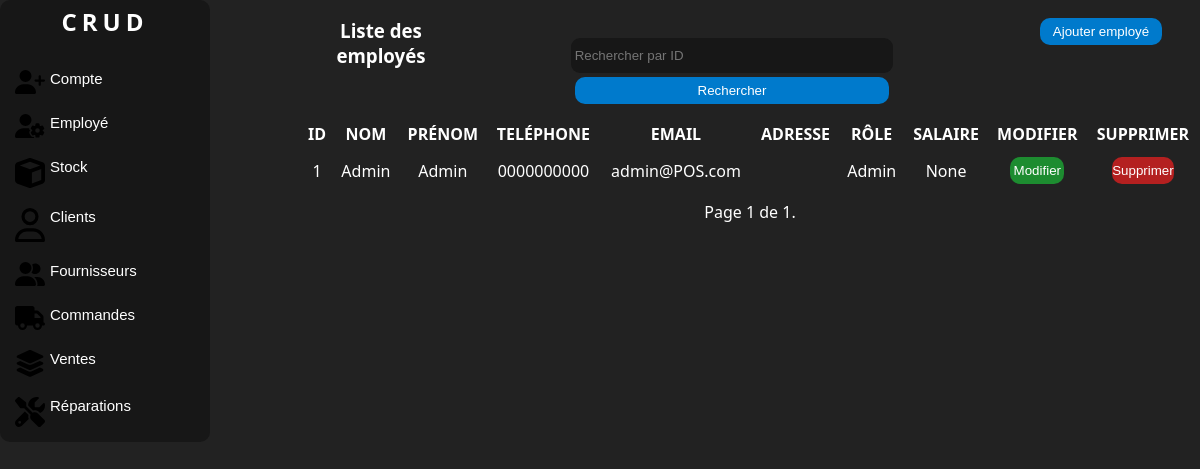
The page /employes/ (signed in) on the database as committed earlier.
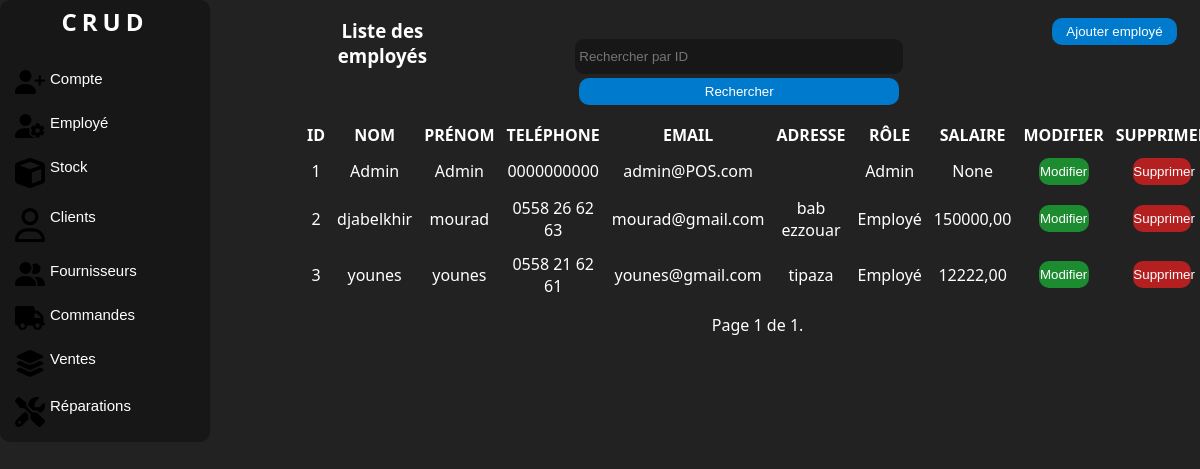
The same page on the database as committed later.
### manager/models.py (models this page shows, shortened)
class Employee(models.Model):
    first_name = models.CharField(max_length=100, db_column='Prénom')
    last_name = models.CharField(max_length=100, db_column='Nom')
    phone = PhoneNumberField(unique=True, region='DZ', db_column='Téléphone')
    email = models.EmailField(unique=True, db_column='Email')
    address = models.TextField(db_column='Adresse')
    ROLES_CHOICES = [
        ('Admin', _('Admin')),
        ('Employé', _('Employé')),
    ]
    role = models.CharField(_('Role'), max_length=100, choices=ROLES_CHOICES, default='Employé', db_column='Rôle')
    salary = models.DecimalField(max_digits=10, decimal_places=2, null=True, blank=True, db_column='Salaire')
    class Meta:
        db_table = 'Employé'
        verbose_name = _('Employee')
        verbose_name_plural = _('Employees')

### manager/views.py (the view, shortened to what this page needs)
# urls.py: path('employes/', views.EmployeeListView.as_view(), name='employee-list'),
class EmployeeListView(LoginRequiredMixin, UserPassesTestMixin, ListView):
    model = Employee
    template_name = 'listeemploye.html'
    context_object_name = 'employees'
    paginate_by = 10
    form_class = FilterForm
    def get_queryset(self):
        queryset = super().get_queryset()
        query = self.request.GET.get('query')
        if query:
            queryset = queryset.filter(id=query)
        return queryset
    def get_context_data(self, **kwargs):
        context = super().get_context_data(**kwargs)
        context['form'] = FilterForm(self.request.GET)
        return context
    def test_func(self):
        return self.request.user.groups.filter(name='Admin').exists()

### manager/forms.py
class FilterForm(forms.Form):
    query = forms.IntegerField(label='', required=False,
                               widget=forms.TextInput(attrs={'placeholder': 'Rechercher par ID'}))

### manager/templatetags/auth_extras.py (called while the page is built)
@register.filter(name='has_group')
def has_group(user, group_name):
    group = Group.objects.get(name=group_name)
    return True if group in user.groups.all() else False

### manager/templates/listeemploye.html (shortened to what this page needs)
{% load static %}
{% load auth_extras %}
<!DOCTYPE html>
<html lang="en">
<head>
    <link rel="stylesheet" href="{% static 'css/style.css' %}">
    <link rel="stylesheet" href="{% static 'css/accueil.css' %}">
</head>
<body>
<div class="corp">
    <div class="nav">
        <div class="logo">
            <a href="{% url 'home' %}" class="link"><h2>CRUD</h2></a>
        </div>
        <br>
        {% if request.user|has_group:"Admin" %}
        <button class="value">
            <a class="link" href="{% url 'account-list' %}"> Compte </a>
        </button>
        <button class="value">
            <a class="link" href="{% url 'employee-list' %}">Employé </a>
        </button>
        {% endif %}
        <button class="value">
            <a class="link" href="{% url 'products-list' %}"> Stock </a>
        </button>
        <button class="value">
            <a class="link" href="{% url 'client-list' %}"> Clients </a>
        </button>
        <button class="value">
            <a class="link" href="{% url 'supplier-list' %}"> Fournisseurs </a>
        </button>
        <button class="value">
            <a class="link" href="{% url 'purchase-order-list' %}">Commandes </a>
        </button>
        <button class="value">
            <a class="link" href="{% url 'sale-list' %}">Ventes </a>
        </button>
        <button class="value">
            <a class="link" href="{% url 'repair-list' %}"> Réparations </a>
        </button>
    </div>
    <div class="liste">
        <div class="c1">
            <div class="colone1"><h3>Liste des employés</h3></div>
            <div class="colone1">
                <form method="GET" action="">
                    {{ form }}
                    <button class="button" type="submit">Rechercher</button>
                </form>
            </div>
            <div class="colone1">
                <button class="button"><a href="{% url 'add-employee' %}" class="link">Ajouter employé</a></button>
            </div>
        </div>
        <div class="c2">
            {% if employees %}
            <table>
                <thead>
                <tr>
                    <th>Id</th>
                    <th>Nom</th>
                    <th>Prénom</th>
                    <th>Teléphone</th>
                    <th>Email</th>
                    <th>Adresse</th>
                    <th>Rôle</th>
                    <th>Salaire</th>
                    <th>Modifier</th>
                    <th>Supprimer</th>
                </tr>
                </thead>
                <tbody id="tbody">
                {% for employee in employees %}
                <tr>
                    <td>{{ employee.id }}</td>
                    <td>{{ employee.last_name }}</td>
                    <td>{{ employee.first_name }}</td>
                    <td>{{ employee.phone }}</td>
                    <td>{{ employee.email }}</td>
                    <td>{{ employee.address }}</td>
                    <td>{{ employee.role }}</td>
                    <td>{{ employee.salary }}</td>
                    <td>
                        <button class="button" id="modifier"
                                onclick="location.href='{% url 'update-employee' employee.id %}';">Modifier
                        </button>
                    </td>
                    <td>
                        <button class="button" id="supprimer"
                                onclick="location.href='{% url 'delete-employee' employee.id %}';">Supprimer
                        </button>
                    </td>
                </tr>
                {% endfor %}
                </tbody>
            </table>
            {% else %}
            <p>Pas d'employés trouvés.</p>
            {% endif %}
            <div class="pagination">
                <span class="step-links">
                    <span class="current">
                        Page {{ page_obj.number }} de {{ page_obj.paginator.num_pages }}.
                    </span>
                </span>
            </div>
        </div>
    </div>
</div>
</body>
</html>

### manager/static/css/style.css (style rules this page uses)
* { padding: 0; margin: 0; }
body { background:#222 ; color: #fff; font-family:system-ui ; }
.corp { display: grid; grid-template-columns: 25% 75%; }
form { margin: auto; text-align: center; padding: 3%; }
input { width: 62%; height: 27px; outline: none; border: none; background: #111111a7; margin: 4px 0px; border-radius:9px ; padding: 4px; color:#fff; }
.button { width: 62%; height: 27px; border-radius:10px ; border: none; cursor: pointer; background: #007acc; color: white; transition: 0.7s; }
.nav { display: flex; flex-direction: column; width: 200px; background: #111111a7 ; justify-content: center; border-radius: 10px; transition: 1s; padding: 5px; overflow: hidden; }
.liste { text-align: center; display: grid; grid-template-rows: 20% 80%; }
.c1 { padding-top: 2%; display: grid; grid-template-columns: 18% 60% 22%; }
.c2 { padding-top: 2%; }
table { width: 100%; text-align: center; margin: 10px 0; }
table th { text-transform: uppercase; }
th,td { padding: 5px; }
#supprimer { background-color: rgba(193, 32, 32, 0.916); }
#modifier { background: #1bb635b7; }

### manager/static/css/accueil.css (style rules this page uses)
* { padding: 0; margin: 0; }
body { background:#222 ; color: #fff; font-family:system-ui ; }
.link { text-decoration: none; color: white; }
.logo { text-align: center; letter-spacing: 5px; }
.value { font-size: 15px; background-color: transparent; border: none; padding: 10px; color: white; display: flex; position: relative; gap: 5px; cursor: pointer; border-radius: 10px; transition: 1s; box-sizing: border-box; }
.value::before { content: ""; position: absolute; top: 5px; left: -15px; width: 5px; height: 100%; background-color:#007acc ; border-radius: 5px; opacity: 0; transition: 1s; }
.value svg { width: 30px; }

Rows that differ between the two databases and show on the page:
added Employee: id "2", last_name "djabelkhir", first_name "mourad", phone "0558 26 62 63", email "mourad@gmail.com", address "bab ezzouar", role "Employé", salary "150000,00"
added Employee: id "3", last_name "younes", first_name "younes", phone "0558 21 62 61", email "younes@gmail.com", address "tipaza", role "Employé", salary "12222,00"
